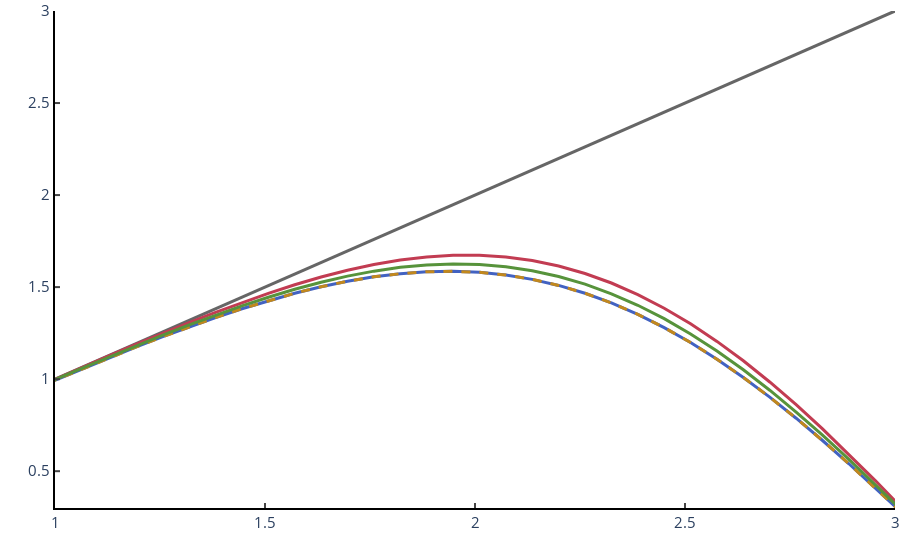

The cell this chart's notebook holds for it:
### Code cell
# Para os métodos WENO-Z, WENO-Z+, WENO-ZD, WENO-ZD+
line_type = {}
line_type[nomes[0]] = None
line_type[nomes[1]] = None
line_type[nomes[2]] = "dash"
line_type[nomes[3]] = None

fig = make_subplots(
    rows  = 1, 
    cols  = 1
)

fig.add_trace(
    ply_go.Scatter(
        x     = 2*np.pi*np.arange(int(N/2)+1)/N                  ,
        y     = 2*np.pi*np.arange(int(N/2)+1)/N                  ,
        mode  = "lines"                                          ,
        line  = ply_go.scatter.Line(color = "#666666", width = 3),
        name  = "Reference"                                      ,
        xaxis = "x"                                              ,
        yaxis = "y"                                              ,
        legendgroup = "Reference",
        showlegend  = False
    ),
    row = 1,
    col = 1
)

for nome in nomes:
    
    x = 2*np.pi*np.arange(int(N/2)+1)/N 
    y = np.real(ADR[nome])
    
    fig.add_trace(
        ply_go.Scatter(
            x          = x       ,
            y          = y       ,
            mode       = "lines" ,
            name       = nome    ,
            line = ply_go.scatter.Line(
                color = cores[nome],
                width = 3          ,
                dash  = line_type[nome]
            ),
            xaxis = "x" ,
            yaxis = "y" ,
            legendgroup = nome,
            showlegend  = False
        ),
        row = 1,
        col = 1
    )
    
fig.update_layout(
        paper_bgcolor = "#FFFFFF",
        plot_bgcolor  = "#FFFFFF",
        font_size     = 15       ,
        xaxis         = dict(
            linecolor = "#000000" , 
            ticks     = "inside"  ,
            tickwidth = 2         ,
            title     = ""       ,
            linewidth = 2         ,
            tickfont_size = 15    ,
            range     = [1, 3]
        ),
        yaxis         = dict(
            linecolor = "#000000" ,
            ticks     = "inside"  ,
            tickwidth = 2         ,
            title     = ""        ,
            linewidth = 2         ,
            tickfont_size = 15    ,
            range     = [0.3, 3]
        ),
        legend = dict(
            x             = 0.01      ,
            y             = 0.99      ,
            xanchor       = "left"    ,
            yanchor       = "top"     ,
            title         = ""        ,
            bordercolor   = "#666666" ,
            borderwidth   = 2         ,
            itemwidth     = 30        ,
            itemsizing    = "trace"   ,
            tracegroupgap = 0
        ),
        margin = ply_go.layout.Margin(
            l = 0  , #left margin
            r = 0  , #right margin
            b = 10 , #bottom margin
            t = 10   #top margin
        )
    )

fig.show()
# fig.write_html("htmls/teste ADR real (N=100, tau=10^(-10)).html")
# fig.write_image("htmls/teste ADR real (N=100, tau=10^(-10)).pdf", width = 480, height = 340)

### Figure 1 — Plotly figure (JSON) as saved in the notebook; plotly's stock layout.template omitted (floating-point values rounded to 4 significant figures)
{"data": [{"legendgroup": "Reference", "line": {"color": "#666666", "width": 3}, "mode": "lines", "name": "Reference", "showlegend": false, "type": "scatter", "x": [0, 0.06283, 0.1257, 0.1885, 0.2513, 0.3142, 0.377, 0.4398, 0.5027, 0.5655, 0.6283, 0.6912, 0.754, 0.8168, 0.8796, 0.9425, 1.005, 1.068, 1.131, 1.194, 1.257, 1.319, 1.382, 1.445, 1.508, 1.571, 1.634, 1.696, 1.759, 1.822, 1.885, 1.948, 2.011, 2.073, 2.136, 2.199, 2.262, 2.325, 2.388, 2.45, 2.513, 2.576, 2.639, 2.702, 2.765, 2.827, 2.89, 2.953, 3.016, 3.079, 3.142], "xaxis": "x", "y": [0, 0.06283, 0.1257, 0.1885, 0.2513, 0.3142, 0.377, 0.4398, 0.5027, 0.5655, 0.6283, 0.6912, 0.754, 0.8168, 0.8796, 0.9425, 1.005, 1.068, 1.131, 1.194, 1.257, 1.319, 1.382, 1.445, 1.508, 1.571, 1.634, 1.696, 1.759, 1.822, 1.885, 1.948, 2.011, 2.073, 2.136, 2.199, 2.262, 2.325, 2.388, 2.45, 2.513, 2.576, 2.639, 2.702, 2.765, 2.827, 2.89, 2.953, 3.016, 3.079, 3.142], "yaxis": "y"}, {"legendgroup": "WENO-Z", "line": {"color": "#4262C1", "width": 3}, "mode": "lines", "name": "WENO-Z", "showlegend": false, "type": "scatter", "x": [0, 0.06283, 0.1257, 0.1885, 0.2513, 0.3142, 0.377, 0.4398, 0.5027, 0.5655, 0.6283, 0.6912, 0.754, 0.8168, 0.8796, 0.9425, 1.005, 1.068, 1.131, 1.194, 1.257, 1.319, 1.382, 1.445, 1.508, 1.571, 1.634, 1.696, 1.759, 1.822, 1.885, 1.948, 2.011, 2.073, 2.136, 2.199, 2.262, 2.325, 2.388, 2.45, 2.513, 2.576, 2.639, 2.702, 2.765, 2.827, 2.89, 2.953, 3.016, 3.079, 3.142], "xaxis": "x", "y": [0, 0.06283, 0.1257, 0.1885, 0.2513, 0.3142, 0.377, 0.4398, 0.5026, 0.5654, 0.6281, 0.6907, 0.7531, 0.8153, 0.8771, 0.9385, 0.9992, 1.059, 1.118, 1.175, 1.231, 1.284, 1.335, 1.383, 1.427, 1.467, 1.502, 1.532, 1.556, 1.573, 1.583, 1.586, 1.58, 1.566, 1.542, 1.509, 1.467, 1.414, 1.352, 1.28, 1.199, 1.108, 1.009, 0.9021, 0.7877, 0.6668, 0.5404, 0.4094, 0.2749, 0.138, 1.01e-22], "yaxis": "y"}, {"legendgroup": "WENO-Z+", "line": {"color": "#C23C52", "width": 3}, "mode": "lines", "name": "WENO-Z+", "showlegend": false, "type": "scatter", "x": [0, 0.06283, 0.1257, 0.1885, 0.2513, 0.3142, 0.377, 0.4398, 0.5027, 0.5655, 0.6283, 0.6912, 0.754, 0.8168, 0.8796, 0.9425, 1.005, 1.068, 1.131, 1.194, 1.257, 1.319, 1.382, 1.445, 1.508, 1.571, 1.634, 1.696, 1.759, 1.822, 1.885, 1.948, 2.011, 2.073, 2.136, 2.199, 2.262, 2.325, 2.388, 2.45, 2.513, 2.576, 2.639, 2.702, 2.765, 2.827, 2.89, 2.953, 3.016, 3.079, 3.142], "xaxis": "x", "y": [0, 0.06283, 0.1257, 0.1885, 0.2513, 0.3142, 0.377, 0.4398, 0.5027, 0.5656, 0.6285, 0.6914, 0.7544, 0.8174, 0.8802, 0.943, 1.006, 1.068, 1.129, 1.19, 1.249, 1.307, 1.363, 1.416, 1.466, 1.513, 1.555, 1.592, 1.623, 1.647, 1.664, 1.673, 1.673, 1.664, 1.644, 1.615, 1.574, 1.522, 1.459, 1.385, 1.301, 1.205, 1.1, 0.9847, 0.8612, 0.73, 0.5922, 0.449, 0.3017, 0.1515, 0], "yaxis": "y"}, {"legendgroup": "WENO-ZD", "line": {"color": "#C2881D", "dash": "dash", "width": 3}, "mode": "lines", "name": "WENO-ZD", "showlegend": false, "type": "scatter", "x": [0, 0.06283, 0.1257, 0.1885, 0.2513, 0.3142, 0.377, 0.4398, 0.5027, 0.5655, 0.6283, 0.6912, 0.754, 0.8168, 0.8796, 0.9425, 1.005, 1.068, 1.131, 1.194, 1.257, 1.319, 1.382, 1.445, 1.508, 1.571, 1.634, 1.696, 1.759, 1.822, 1.885, 1.948, 2.011, 2.073, 2.136, 2.199, 2.262, 2.325, 2.388, 2.45, 2.513, 2.576, 2.639, 2.702, 2.765, 2.827, 2.89, 2.953, 3.016, 3.079, 3.142], "xaxis": "x", "y": [0, 0.06283, 0.1257, 0.1885, 0.2513, 0.3142, 0.377, 0.4398, 0.5026, 0.5654, 0.6281, 0.6907, 0.7531, 0.8153, 0.8771, 0.9385, 0.9992, 1.059, 1.118, 1.175, 1.231, 1.284, 1.335, 1.383, 1.427, 1.467, 1.502, 1.532, 1.556, 1.573, 1.583, 1.586, 1.58, 1.566, 1.542, 1.509, 1.467, 1.414, 1.352, 1.28, 1.199, 1.108, 1.009, 0.9021, 0.7877, 0.6668, 0.5404, 0.4094, 0.2749, 0.138, 1.01e-22], "yaxis": "y"}, {"legendgroup": "WENO-ZD+", "line": {"color": "#57933B", "width": 3}, "mode": "lines", "name": "WENO-ZD+", "showlegend": false, "type": "scatter", "x": [0, 0.06283, 0.1257, 0.1885, 0.2513, 0.3142, 0.377, 0.4398, 0.5027, 0.5655, 0.6283, 0.6912, 0.754, 0.8168, 0.8796, 0.9425, 1.005, 1.068, 1.131, 1.194, 1.257, 1.319, 1.382, 1.445, 1.508, 1.571, 1.634, 1.696, 1.759, 1.822, 1.885, 1.948, 2.011, 2.073, 2.136, 2.199, 2.262, 2.325, 2.388, 2.45, 2.513, 2.576, 2.639, 2.702, 2.765, 2.827, 2.89, 2.953, 3.016, 3.079, 3.142], "xaxis": "x", "y": [0, 0.06283, 0.1257, 0.1885, 0.2513, 0.3142, 0.377, 0.4398, 0.5027, 0.5655, 0.6283, 0.691, 0.7537, 0.8163, 0.8786, 0.9406, 1.002, 1.063, 1.123, 1.182, 1.239, 1.295, 1.348, 1.398, 1.445, 1.488, 1.526, 1.56, 1.587, 1.607, 1.621, 1.626, 1.623, 1.611, 1.589, 1.558, 1.516, 1.464, 1.401, 1.328, 1.246, 1.153, 1.051, 0.94, 0.8214, 0.6958, 0.5642, 0.4276, 0.2872, 0.1442, -1.01e-22], "yaxis": "y"}], "layout": {"autosize": true, "font": {"size": 15}, "legend": {"bordercolor": "#666666", "borderwidth": 2, "itemsizing": "trace", "itemwidth": 30, "title": {"text": ""}, "tracegroupgap": 0, "x": 0.01, "xanchor": "left", "y": 0.99, "yanchor": "top"}, "margin": {"b": 10, "l": 0, "r": 0, "t": 10}, "paper_bgcolor": "#FFFFFF", "plot_bgcolor": "#FFFFFF", "xaxis": {"anchor": "y", "domain": [0, 1], "linecolor": "#000000", "linewidth": 2, "range": [1, 3], "tickfont": {"size": 15}, "ticks": "inside", "tickwidth": 2, "title": {"text": ""}, "type": "linear"}, "yaxis": {"anchor": "x", "domain": [0, 1], "linecolor": "#000000", "linewidth": 2, "range": [0.3, 3], "tickfont": {"size": 15}, "ticks": "inside", "tickwidth": 2, "title": {"text": ""}, "type": "linear"}}}
